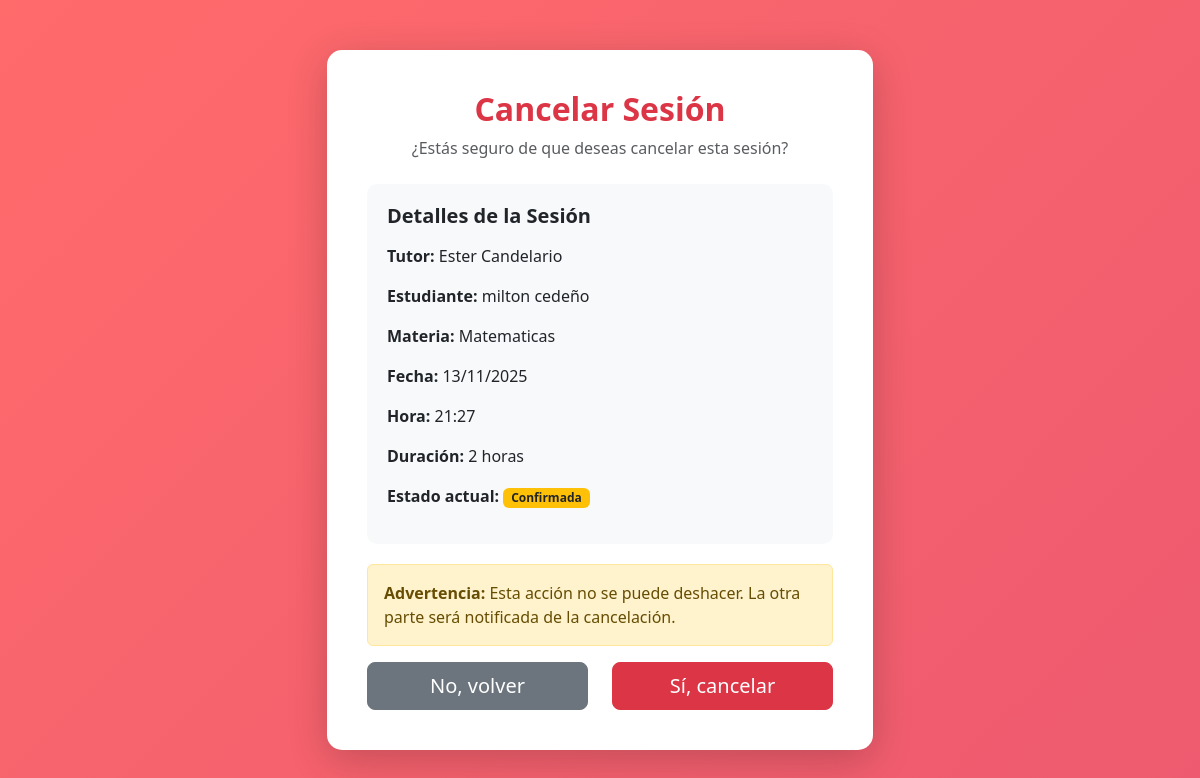
/sessions/2/cancel/ (signed in), run on the app's committed database.
### core/models.py (models this page shows, shortened)
class ClassSession(models.Model):
    STATUS_CHOICES = (
        ('pending', 'Pendiente'),
        ('confirmed', 'Confirmada'),
        ('completed', 'Completada'),
        ('cancelled', 'Cancelada'),
    )
    DURATION_CHOICES = (
        (30, '30 minutos'),
        (60, '1 hora'),
        (90, '1.5 horas'),
        (120, '2 horas'),
    )
    MEETING_PLATFORM_CHOICES = (
        ('google_meet', 'Google Meet'),
        ('zoom', 'Zoom'),
        ('custom', 'Personalizado'),
    )
    tutor = models.ForeignKey(
        settings.AUTH_USER_MODEL,
        on_delete=models.CASCADE,
        related_name='tutor_sessions',
        limit_choices_to={'user_type': 'tutor'}
    )
    client = models.ForeignKey(
        settings.AUTH_USER_MODEL,
        on_delete=models.CASCADE,
        related_name='client_sessions',
        limit_choices_to={'user_type': 'client'}
    )
    subject = models.CharField(max_length=200, verbose_name='Materia')
    scheduled_date = models.DateField(verbose_name='Fecha')
    scheduled_time = models.TimeField(verbose_name='Hora')
    duration = models.IntegerField(
        choices=DURATION_CHOICES,
        default=60,
        verbose_name='Duración (minutos)'
    )
    status = models.CharField(
        max_length=20,
        choices=STATUS_CHOICES,
        default='pending',
        verbose_name='Estado'
    )
    meeting_platform = models.CharField(
        max_length=20,
        choices=MEETING_PLATFORM_CHOICES,
        default='google_meet',
        verbose_name='Plataforma de Reunión'
    )
    meeting_url = models.URLField(
        blank=True,
        null=True,
        verbose_name='URL de Reunión'
    )
    meeting_id = models.CharField(
        max_length=200,
        blank=True,
        null=True,
        verbose_name='ID de Reunión'
    )
    meeting_password = models.CharField(
        max_length=100,
        blank=True,
        null=True,
        verbose_name='Contraseña de Reunión'
    )
    host_join_url = models.URLField(
        blank=True,
        null=True,
        verbose_name='URL de Host'
    )
    meeting_started = models.BooleanField(
        default=False,
        verbose_name='Reunión Iniciada'
    )
    notes = models.TextField(
        blank=True,
        null=True,
        verbose_name='Notas'
    )
    created_at = models.DateTimeField(auto_now_add=True)
    updated_at = models.DateTimeField(auto_now=True)
    class Meta:
        ordering = ['-scheduled_date', '-scheduled_time']
        verbose_name = 'Sesión de Clase'
        verbose_name_plural = 'Sesiones de Clase'

### accounts/models.py (models this page shows, shortened)
class User(AbstractUser):
    USER_TYPE_CHOICES = (
        ('tutor', 'Tutor'),
        ('client', 'Cliente'),
    )
    email = models.EmailField(
        unique=True,
        validators=[EmailValidator()],
        verbose_name='Correo Electrónico'
    )
    name = models.CharField(max_length=200, verbose_name='Nombre Completo')
    user_type = models.CharField(
        max_length=10,
        choices=USER_TYPE_CHOICES,
        verbose_name='Tipo de Usuario'
    )
    date_joined = models.DateTimeField(auto_now_add=True)
    is_active = models.BooleanField(default=True)
    USERNAME_FIELD = 'email'
    REQUIRED_FIELDS = ['username', 'name', 'user_type']
    class Meta:
        verbose_name = 'Usuario'
        verbose_name_plural = 'Usuarios'

### core/views.py (the view)
# urls.py: path('sessions/<int:session_id>/cancel/', views.cancel_session, name='cancel_session'),
@login_required
def cancel_session(request, session_id):
    session = get_object_or_404(ClassSession, id=session_id)
    if request.user != session.tutor and request.user != session.client:
        messages.error(request, 'No tienes permiso para cancelar esta sesión.')
        return redirect('dashboard')
    if session.status == 'cancelled':
        messages.warning(request, 'Esta sesión ya está cancelada.')
        return redirect('dashboard')
    if session.status == 'completed':
        messages.warning(request, 'No puedes cancelar una sesión completada.')
        return redirect('dashboard')
    if request.method == 'POST':
        session.status = 'cancelled'
        session.save()
        messages.info(request, 'La sesión ha sido cancelada.')
        return redirect('dashboard')
    return render(request, 'core/cancel_session.html', {'session': session})

### core/templates/core/cancel_session.html (shortened to what this page needs)
<!DOCTYPE html>
<html lang="es">
<head>
    <link href="https://cdn.jsdelivr.net/npm/bootstrap@5.3.0/dist/css/bootstrap.min.css" rel="stylesheet">
</head>
<body>
    <div class="cancel-section">
        <div class="container">
            <div class="row justify-content-center">
                <div class="col-md-8 col-lg-6">
                    <div class="cancel-card">
                        <div class="text-center mb-4">
                            <h2 class="fw-bold text-danger">Cancelar Sesión</h2>
                            <p class="text-muted">¿Estás seguro de que deseas cancelar esta sesión?</p>
                        </div>
                        <div class="session-details">
                            <h5 class="fw-bold mb-3">Detalles de la Sesión</h5>
                            <p><strong>Tutor:</strong> {{ session.tutor.name }}</p>
                            <p><strong>Estudiante:</strong> {{ session.client.name }}</p>
                            <p><strong>Materia:</strong> {{ session.subject }}</p>
                            <p><strong>Fecha:</strong> {{ session.scheduled_date|date:"d/m/Y" }}</p>
                            <p><strong>Hora:</strong> {{ session.scheduled_time|time:"H:i" }}</p>
                            <p><strong>Duración:</strong> {{ session.get_duration_display }}</p>
                            <p><strong>Estado actual:</strong> <span class="badge bg-warning text-dark">{{ session.get_status_display }}</span></p>
                        </div>
                        <div class="alert alert-warning">
                            <strong>Advertencia:</strong> Esta acción no se puede deshacer. La otra parte será notificada de la cancelación.
                        </div>
                        <form method="post">
                            <div class="row">
                                <div class="col-6">
                                    <a href="{% url 'dashboard' %}" class="btn btn-secondary btn-lg w-100">No, volver</a>
                                </div>
                                <div class="col-6">
                                    <button type="submit" class="btn btn-danger btn-lg w-100">Sí, cancelar</button>
                                </div>
                            </div>
                        </form>
                    </div>
                </div>
            </div>
        </div>
    </div>
</body>
</html>

### core/templates/core/cancel_session.html (style rules this page uses)
.cancel-section { min-height: 100vh; background: linear-gradient(135deg, #ff6b6b 0%, #ee5a6f 100%); display: flex; align-items: center; padding: 40px 0; }
.cancel-card { background: white; padding: 40px; border-radius: 15px; box-shadow: 0 10px 40px rgba(0, 0, 0, 0.2); }
.session-details { background: #f8f9fa; padding: 20px; border-radius: 10px; margin-bottom: 20px; }

### data on the page
ClassSession: tutor.name "Ester Candelario", client.name "milton cedeño", subject "Matematicas", scheduled_date "13/11/2025", scheduled_time "21:27", duration "2 horas", status "Confirmada"
